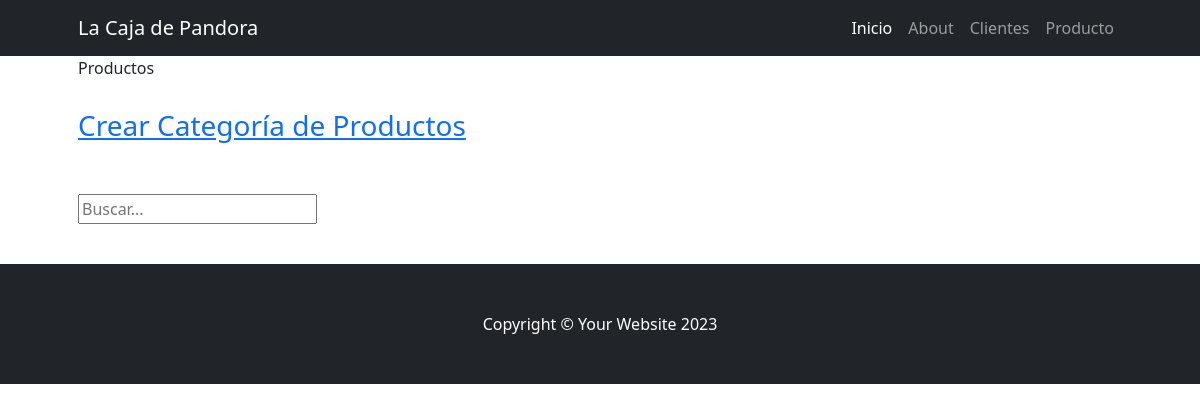
The app's page /producto/, older data.
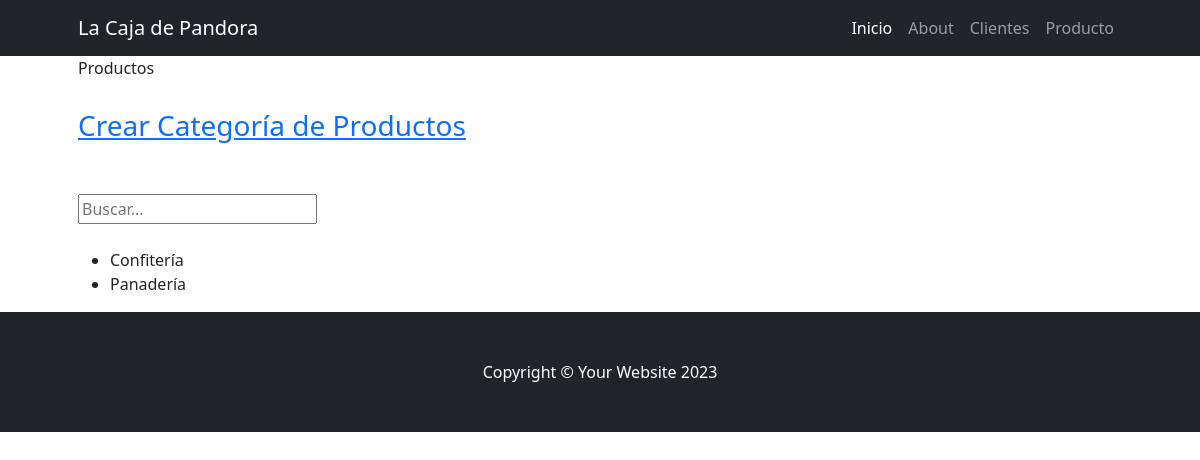
The same page, newer data.
### producto/models.py (models this page shows)
class ProductoCategoria(models.Model):
    nombre = models.CharField(max_length=200, unique=True)
    descripcion = models.CharField(
        max_length=250, null=True, blank=True, verbose_name="Descripción")
    def __str__(self) -> str:
        return self.nombre
    class Meta:
        verbose_name_plural = "Categorías de Productos"
        verbose_name = "Categoría de Producto"

### producto/views.py (the view)
# urls.py: path('', views.home)
def home(request):
    consulta = request.GET.get("consulta", None)
    if consulta:
        print(consulta)
        query = models.ProductoCategoria.objects.filter(
            nombre__icontains=consulta)
    else:
        query = models.ProductoCategoria.objects.all()
    context = {"productos": query}
    return render(request, "producto/index.html", context)

### producto/templates/producto/index.html
{% extends 'core/base.html' %}
{% block titulo %}
  Productos
{% endblock titulo %}
{% block contenido %}
  <div class="fs-3 py-4">
    <a href="{% url 'producto:productocategoria_create' %}">Crear Categoría de Productos</a>
  </div>
  <div class="py-lg-4 ">
    <form action="{% url 'producto:home' %}" method="get">
      <input type="text" name="consulta" placeholder="Buscar...">
    </form>
  </div>
  <ul>
    {% for producto in productos %}
      <li> {{ producto }}</li>
    {% endfor %}
  </ul>
{% endblock contenido %}

Row changes from the older to the newer data that the page shows:
added ProductoCategoria: nombre "Confitería"
added ProductoCategoria: nombre "Panadería"
